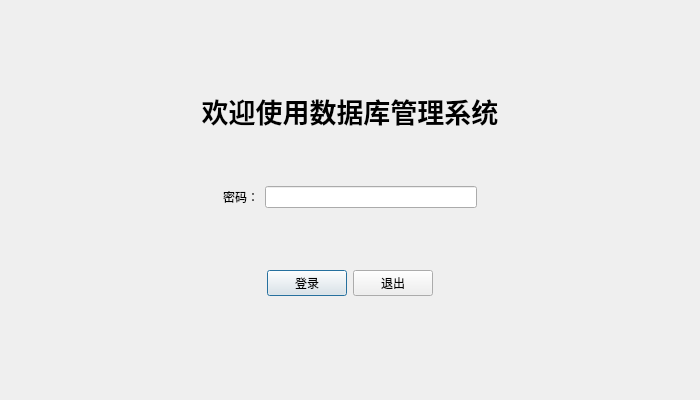
<?xml version="1.0" encoding="UTF-8"?>
<ui version="4.0">
 <class>LoginDialog</class>
 <widget class="QDialog" name="LoginDialog">
  <property name="geometry">
   <rect>
    <x>0</x>
    <y>0</y>
    <width>700</width>
    <height>400</height>
   </rect>
  </property>
  <property name="windowTitle">
   <string>Dialog</string>
  </property>
  <layout class="QGridLayout" name="gridLayout">
   <item row="0" column="0">
    <layout class="QVBoxLayout" name="verticalLayout">
     <item>
      <spacer name="verticalSpacer_4">
       <property name="orientation">
        <enum>Qt::Vertical</enum>
       </property>
       <property name="sizeHint" stdset="0">
        <size>
         <width>40</width>
         <height>80</height>
        </size>
       </property>
      </spacer>
     </item>
     <item>
      <widget class="QLabel" name="label">
       <property name="font">
        <font>
         <family>Adobe 黑体 Std R</family>
         <pointsize>20</pointsize>
         <weight>75</weight>
         <bold>true</bold>
        </font>
       </property>
       <property name="text">
        <string>欢迎使用数据库管理系统</string>
       </property>
       <property name="alignment">
        <set>Qt::AlignCenter</set>
       </property>
      </widget>
     </item>
     <item>
      <spacer name="verticalSpacer_2">
       <property name="orientation">
        <enum>Qt::Vertical</enum>
       </property>
       <property name="sizeHint" stdset="0">
        <size>
         <width>20</width>
         <height>40</height>
        </size>
       </property>
      </spacer>
     </item>
     <item>
      <layout class="QHBoxLayout" name="horizontalLayout">
       <item>
        <spacer name="horizontalSpacer">
         <property name="orientation">
          <enum>Qt::Horizontal</enum>
         </property>
         <property name="sizeHint" stdset="0">
          <size>
           <width>40</width>
           <height>40</height>
          </size>
         </property>
        </spacer>
       </item>
       <item>
        <widget class="QLabel" name="label_2">
         <property name="text">
          <string>密码：</string>
         </property>
        </widget>
       </item>
       <item>
        <widget class="QLineEdit" name="pwdLineEdit">
         <property name="echoMode">
          <enum>QLineEdit::Password</enum>
         </property>
        </widget>
       </item>
       <item>
        <spacer name="horizontalSpacer_2">
         <property name="orientation">
          <enum>Qt::Horizontal</enum>
         </property>
         <property name="sizeHint" stdset="0">
          <size>
           <width>40</width>
           <height>20</height>
          </size>
         </property>
        </spacer>
       </item>
      </layout>
     </item>
     <item>
      <spacer name="verticalSpacer_3">
       <property name="orientation">
        <enum>Qt::Vertical</enum>
       </property>
       <property name="sizeHint" stdset="0">
        <size>
         <width>20</width>
         <height>40</height>
        </size>
       </property>
      </spacer>
     </item>
     <item>
      <layout class="QHBoxLayout" name="horizontalLayout_2">
       <item>
        <spacer name="horizontalSpacer_3">
         <property name="orientation">
          <enum>Qt::Horizontal</enum>
         </property>
         <property name="sizeHint" stdset="0">
          <size>
           <width>40</width>
           <height>40</height>
          </size>
         </property>
        </spacer>
       </item>
       <item>
        <widget class="QPushButton" name="loginBtn">
         <property name="text">
          <string>登录</string>
         </property>
        </widget>
       </item>
       <item>
        <widget class="QPushButton" name="quitBtn">
         <property name="text">
          <string>退出</string>
         </property>
        </widget>
       </item>
       <item>
        <spacer name="horizontalSpacer_4">
         <property name="orientation">
          <enum>Qt::Horizontal</enum>
         </property>
         <property name="sizeHint" stdset="0">
          <size>
           <width>40</width>
           <height>20</height>
          </size>
         </property>
        </spacer>
       </item>
      </layout>
     </item>
    </layout>
   </item>
   <item row="1" column="0">
    <spacer name="verticalSpacer">
     <property name="orientation">
      <enum>Qt::Vertical</enum>
     </property>
     <property name="sizeHint" stdset="0">
      <size>
       <width>20</width>
       <height>40</height>
      </size>
     </property>
    </spacer>
   </item>
  </layout>
  <zorder>loginBtn</zorder>
  <zorder>quitBtn</zorder>
  <zorder>label</zorder>
  <zorder>label_2</zorder>
  <zorder>pwdLineEdit</zorder>
  <zorder>pwdLineEdit</zorder>
  <zorder>verticalSpacer</zorder>
 </widget>
 <resources/>
 <connections/>
</ui>
